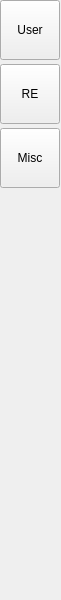
<?xml version="1.0" encoding="UTF-8"?>
<ui version="4.0">
 <class>sidebar_container</class>
 <widget class="QWidget" name="sidebar_container">
  <property name="geometry">
   <rect>
    <x>0</x>
    <y>0</y>
    <width>61</width>
    <height>600</height>
   </rect>
  </property>
  <property name="windowTitle">
   <string>Form</string>
  </property>
  <layout class="QVBoxLayout" name="verticalLayout_2">
   <property name="spacing">
    <number>4</number>
   </property>
   <property name="leftMargin">
    <number>0</number>
   </property>
   <property name="topMargin">
    <number>0</number>
   </property>
   <property name="rightMargin">
    <number>0</number>
   </property>
   <property name="bottomMargin">
    <number>0</number>
   </property>
   <item>
    <layout class="QVBoxLayout" name="verticalLayout">
     <item>
      <widget class="QPushButton" name="user_btn">
       <property name="minimumSize">
        <size>
         <width>0</width>
         <height>60</height>
        </size>
       </property>
       <property name="maximumSize">
        <size>
         <width>60</width>
         <height>60</height>
        </size>
       </property>
       <property name="text">
        <string>User</string>
       </property>
      </widget>
     </item>
     <item>
      <widget class="QPushButton" name="re_btn">
       <property name="minimumSize">
        <size>
         <width>0</width>
         <height>60</height>
        </size>
       </property>
       <property name="maximumSize">
        <size>
         <width>60</width>
         <height>60</height>
        </size>
       </property>
       <property name="text">
        <string>RE</string>
       </property>
      </widget>
     </item>
     <item>
      <widget class="QPushButton" name="misc_btn">
       <property name="minimumSize">
        <size>
         <width>0</width>
         <height>60</height>
        </size>
       </property>
       <property name="maximumSize">
        <size>
         <width>60</width>
         <height>60</height>
        </size>
       </property>
       <property name="text">
        <string>Misc</string>
       </property>
      </widget>
     </item>
     <item>
      <spacer name="verticalSpacer">
       <property name="orientation">
        <enum>Qt::Orientation::Vertical</enum>
       </property>
       <property name="sizeHint" stdset="0">
        <size>
         <width>20</width>
         <height>40</height>
        </size>
       </property>
      </spacer>
     </item>
    </layout>
   </item>
  </layout>
 </widget>
 <resources/>
 <connections/>
</ui>
